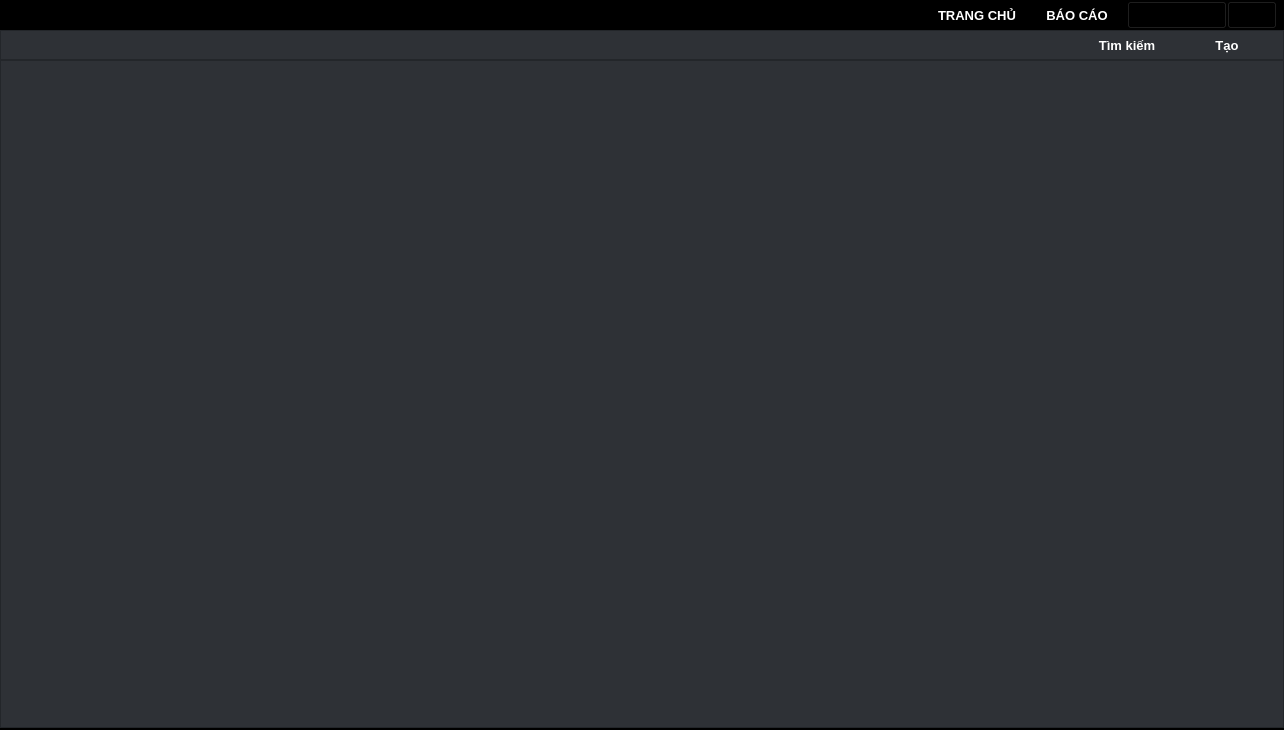
<?xml version="1.0" encoding="UTF-8"?>
<ui version="4.0">
 <class>MainWindow</class>
 <widget class="QMainWindow" name="MainWindow">
  <property name="geometry">
   <rect>
    <x>0</x>
    <y>0</y>
    <width>1284</width>
    <height>730</height>
   </rect>
  </property>
  <property name="minimumSize">
   <size>
    <width>0</width>
    <height>0</height>
   </size>
  </property>
  <property name="windowTitle">
   <string>MainWindow</string>
  </property>
  <widget class="QWidget" name="centralwidget">
   <layout class="QGridLayout" name="gridLayout" rowstretch="0,0,0,0">
    <property name="leftMargin">
     <number>0</number>
    </property>
    <property name="topMargin">
     <number>0</number>
    </property>
    <property name="rightMargin">
     <number>0</number>
    </property>
    <property name="bottomMargin">
     <number>0</number>
    </property>
    <property name="spacing">
     <number>0</number>
    </property>
    <item row="3" column="0">
     <widget class="Line" name="line">
      <property name="sizePolicy">
       <sizepolicy hsizetype="Preferred" vsizetype="Preferred">
        <horstretch>0</horstretch>
        <verstretch>0</verstretch>
       </sizepolicy>
      </property>
      <property name="maximumSize">
       <size>
        <width>16777215</width>
        <height>2</height>
       </size>
      </property>
      <property name="styleSheet">
       <string notr="true">background-color: rgb(0, 0, 0);</string>
      </property>
      <property name="orientation">
       <enum>Qt::Horizontal</enum>
      </property>
     </widget>
    </item>
    <item row="1" column="0">
     <widget class="QFrame" name="frame_2">
      <property name="maximumSize">
       <size>
        <width>16777215</width>
        <height>30</height>
       </size>
      </property>
      <property name="styleSheet">
       <string notr="true">background-color: rgb(46, 49, 54);</string>
      </property>
      <property name="frameShape">
       <enum>QFrame::StyledPanel</enum>
      </property>
      <property name="frameShadow">
       <enum>QFrame::Raised</enum>
      </property>
      <layout class="QHBoxLayout" name="horizontalLayout_2">
       <property name="spacing">
        <number>0</number>
       </property>
       <property name="leftMargin">
        <number>0</number>
       </property>
       <property name="topMargin">
        <number>0</number>
       </property>
       <property name="rightMargin">
        <number>6</number>
       </property>
       <property name="bottomMargin">
        <number>0</number>
       </property>
       <item>
        <widget class="QLabel" name="label_5">
         <property name="maximumSize">
          <size>
           <width>16777215</width>
           <height>30</height>
          </size>
         </property>
         <property name="styleSheet">
          <string notr="true">background-color: rgb(46, 49, 54);</string>
         </property>
         <property name="text">
          <string/>
         </property>
        </widget>
       </item>
       <item>
        <widget class="QPushButton" name="Button_Search">
         <property name="sizePolicy">
          <sizepolicy hsizetype="Preferred" vsizetype="Preferred">
           <horstretch>0</horstretch>
           <verstretch>0</verstretch>
          </sizepolicy>
         </property>
         <property name="maximumSize">
          <size>
           <width>100</width>
           <height>30</height>
          </size>
         </property>
         <property name="font">
          <font>
           <family>Arial</family>
           <pointsize>10</pointsize>
           <weight>75</weight>
           <bold>true</bold>
           <underline>false</underline>
           <strikeout>false</strikeout>
          </font>
         </property>
         <property name="cursor">
          <cursorShape>PointingHandCursor</cursorShape>
         </property>
         <property name="layoutDirection">
          <enum>Qt::LeftToRight</enum>
         </property>
         <property name="styleSheet">
          <string notr="true">QPushButton {
                background-color: transparent;
                color: white;
                border: none;
                text-decoration: none;
                transition: color 0.3s, text-decoration 0.3s;
            }

            QPushButton:hover {
                color: #00f;
                text-decoration: underline;
            }</string>
         </property>
         <property name="text">
          <string>Tìm kiếm</string>
         </property>
         <property name="icon">
          <iconset>
           <normaloff>../icon/search.png</normaloff>../icon/search.png</iconset>
         </property>
         <property name="iconSize">
          <size>
           <width>16</width>
           <height>16</height>
          </size>
         </property>
        </widget>
       </item>
       <item>
        <widget class="QPushButton" name="Button_Create">
         <property name="sizePolicy">
          <sizepolicy hsizetype="Preferred" vsizetype="Preferred">
           <horstretch>0</horstretch>
           <verstretch>0</verstretch>
          </sizepolicy>
         </property>
         <property name="maximumSize">
          <size>
           <width>100</width>
           <height>30</height>
          </size>
         </property>
         <property name="font">
          <font>
           <family>Arial</family>
           <pointsize>10</pointsize>
           <weight>75</weight>
           <bold>true</bold>
           <underline>false</underline>
           <strikeout>false</strikeout>
          </font>
         </property>
         <property name="cursor">
          <cursorShape>PointingHandCursor</cursorShape>
         </property>
         <property name="mouseTracking">
          <bool>true</bool>
         </property>
         <property name="statusTip">
          <string/>
         </property>
         <property name="styleSheet">
          <string notr="true">QPushButton {
                background-color: transparent;
                color: white;
                border: none;
                text-decoration: none;
                transition: color 0.3s, text-decoration 0.3s;
            }

            QPushButton:hover {
                color: #00f;
                text-decoration: underline;
            }
</string>
         </property>
         <property name="text">
          <string>Tạo</string>
         </property>
         <property name="icon">
          <iconset resource="../icon/resource.qrc">
           <normaloff>:/newPrefix/add.png</normaloff>:/newPrefix/add.png</iconset>
         </property>
         <property name="iconSize">
          <size>
           <width>20</width>
           <height>20</height>
          </size>
         </property>
         <property name="checkable">
          <bool>false</bool>
         </property>
         <property name="autoRepeat">
          <bool>false</bool>
         </property>
        </widget>
       </item>
      </layout>
     </widget>
    </item>
    <item row="0" column="0">
     <widget class="QFrame" name="frame">
      <property name="maximumSize">
       <size>
        <width>16777215</width>
        <height>30</height>
       </size>
      </property>
      <property name="styleSheet">
       <string notr="true">background-color: rgb(0, 0, 0);</string>
      </property>
      <property name="frameShape">
       <enum>QFrame::StyledPanel</enum>
      </property>
      <property name="frameShadow">
       <enum>QFrame::Raised</enum>
      </property>
      <layout class="QHBoxLayout" name="horizontalLayout">
       <property name="spacing">
        <number>0</number>
       </property>
       <property name="leftMargin">
        <number>0</number>
       </property>
       <property name="topMargin">
        <number>0</number>
       </property>
       <property name="rightMargin">
        <number>6</number>
       </property>
       <property name="bottomMargin">
        <number>0</number>
       </property>
       <item>
        <widget class="QLabel" name="label_4">
         <property name="maximumSize">
          <size>
           <width>16777215</width>
           <height>30</height>
          </size>
         </property>
         <property name="styleSheet">
          <string notr="true">background-color: rgb(0, 0, 0);</string>
         </property>
         <property name="text">
          <string>TextLabel</string>
         </property>
        </widget>
       </item>
       <item>
        <widget class="QPushButton" name="Button_pageMain">
         <property name="sizePolicy">
          <sizepolicy hsizetype="Preferred" vsizetype="Preferred">
           <horstretch>0</horstretch>
           <verstretch>0</verstretch>
          </sizepolicy>
         </property>
         <property name="maximumSize">
          <size>
           <width>100</width>
           <height>30</height>
          </size>
         </property>
         <property name="font">
          <font>
           <family>Arial</family>
           <pointsize>10</pointsize>
           <weight>75</weight>
           <bold>true</bold>
           <underline>false</underline>
           <strikeout>false</strikeout>
          </font>
         </property>
         <property name="cursor">
          <cursorShape>PointingHandCursor</cursorShape>
         </property>
         <property name="styleSheet">
          <string notr="true">QPushButton {
                background-color: transparent;
                color: white;
                border: none;
                text-decoration: none;
                transition: color 0.3s, text-decoration 0.3s;
            }

            QPushButton:hover {
                color: #00f;
                text-decoration: underline;
            }</string>
         </property>
         <property name="text">
          <string>TRANG CHỦ</string>
         </property>
        </widget>
       </item>
       <item>
        <widget class="QPushButton" name="Button_Report">
         <property name="sizePolicy">
          <sizepolicy hsizetype="Preferred" vsizetype="Preferred">
           <horstretch>0</horstretch>
           <verstretch>0</verstretch>
          </sizepolicy>
         </property>
         <property name="maximumSize">
          <size>
           <width>100</width>
           <height>30</height>
          </size>
         </property>
         <property name="font">
          <font>
           <family>Arial</family>
           <pointsize>10</pointsize>
           <weight>75</weight>
           <bold>true</bold>
           <underline>false</underline>
           <strikeout>false</strikeout>
          </font>
         </property>
         <property name="cursor">
          <cursorShape>PointingHandCursor</cursorShape>
         </property>
         <property name="styleSheet">
          <string notr="true">QPushButton {
                background-color: transparent;
                color: white;
                border: none;
                text-decoration: none;
                transition: color 0.3s, text-decoration 0.3s;
            }

            QPushButton:hover {
                color: #00f;
                text-decoration: underline;
            }</string>
         </property>
         <property name="text">
          <string>BÁO CÁO</string>
         </property>
        </widget>
       </item>
       <item>
        <widget class="QPushButton" name="Button_Add">
         <property name="sizePolicy">
          <sizepolicy hsizetype="Preferred" vsizetype="Preferred">
           <horstretch>0</horstretch>
           <verstretch>0</verstretch>
          </sizepolicy>
         </property>
         <property name="maximumSize">
          <size>
           <width>100</width>
           <height>30</height>
          </size>
         </property>
         <property name="font">
          <font>
           <family>Arial</family>
           <pointsize>10</pointsize>
           <weight>75</weight>
           <bold>true</bold>
           <underline>false</underline>
           <strikeout>false</strikeout>
          </font>
         </property>
         <property name="cursor">
          <cursorShape>PointingHandCursor</cursorShape>
         </property>
         <property name="styleSheet">
          <string notr="true">QPushButton {
                background-color: transparent;
                color: white;
                border: none;
                text-decoration: none;
                transition: color 0.3s, text-decoration 0.3s;
            }

            QPushButton:hover {
                color: #00f;
                text-decoration: underline;
            }color: rgb(255, 255, 255);</string>
         </property>
         <property name="text">
          <string>THÊM</string>
         </property>
        </widget>
       </item>
       <item>
        <widget class="QPushButton" name="Button_Setting">
         <property name="maximumSize">
          <size>
           <width>50</width>
           <height>30</height>
          </size>
         </property>
         <property name="cursor">
          <cursorShape>PointingHandCursor</cursorShape>
         </property>
         <property name="styleSheet">
          <string notr="true">
image: url(:/newPrefix/setting.png);</string>
         </property>
         <property name="text">
          <string/>
         </property>
         <property name="iconSize">
          <size>
           <width>9</width>
           <height>18</height>
          </size>
         </property>
        </widget>
       </item>
      </layout>
     </widget>
    </item>
    <item row="2" column="0">
     <widget class="QScrollArea" name="scrollArea">
      <property name="sizePolicy">
       <sizepolicy hsizetype="Preferred" vsizetype="Preferred">
        <horstretch>0</horstretch>
        <verstretch>0</verstretch>
       </sizepolicy>
      </property>
      <property name="minimumSize">
       <size>
        <width>0</width>
        <height>0</height>
       </size>
      </property>
      <property name="styleSheet">
       <string notr="true">background-color: rgb(46, 49, 54);</string>
      </property>
      <property name="widgetResizable">
       <bool>true</bool>
      </property>
      <widget class="QWidget" name="content_widget">
       <property name="geometry">
        <rect>
         <x>0</x>
         <y>0</y>
         <width>1282</width>
         <height>666</height>
        </rect>
       </property>
       <layout class="QGridLayout" name="content_layout">
        <property name="leftMargin">
         <number>15</number>
        </property>
        <property name="topMargin">
         <number>20</number>
        </property>
        <property name="rightMargin">
         <number>15</number>
        </property>
        <property name="bottomMargin">
         <number>20</number>
        </property>
        <property name="spacing">
         <number>20</number>
        </property>
       </layout>
      </widget>
     </widget>
    </item>
   </layout>
  </widget>
 </widget>
 <resources>
  <include location="../icon/resource.qrc"/>
 </resources>
 <connections/>
</ui>
